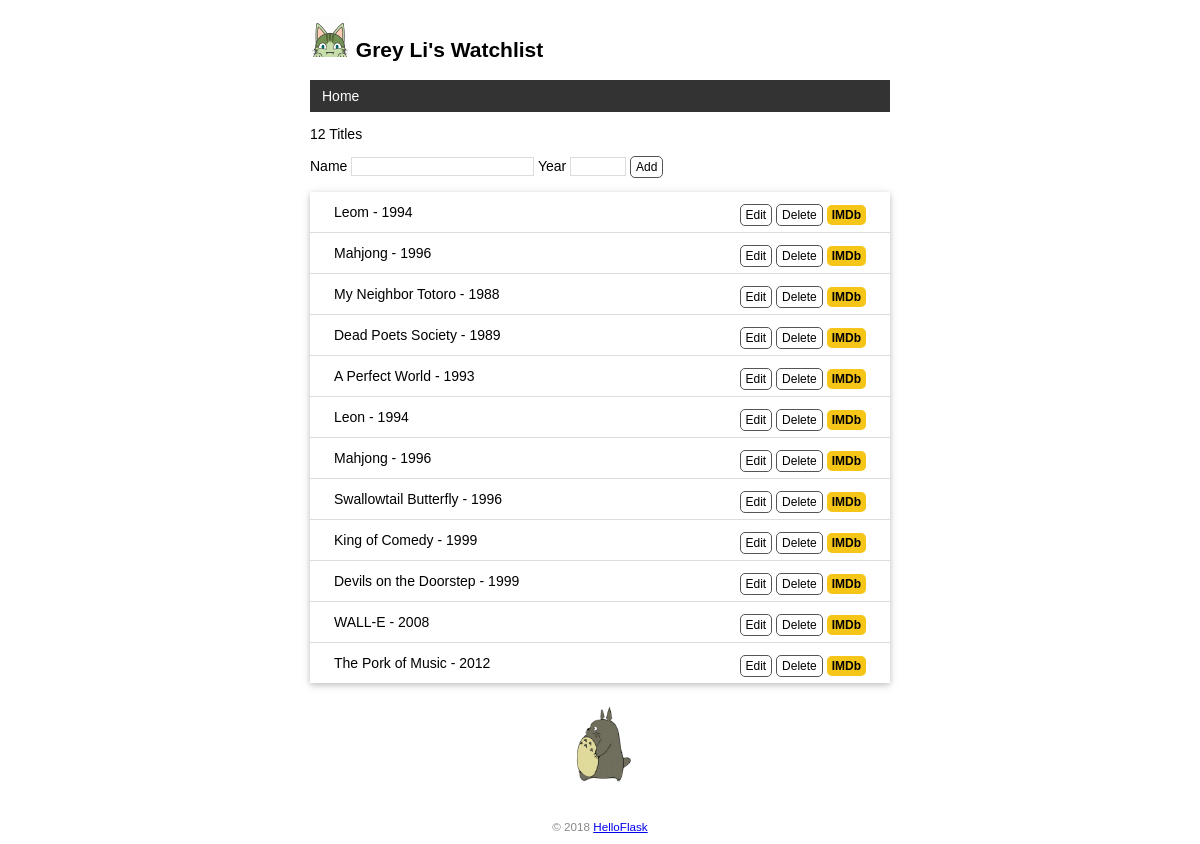
The page / on the database its author committed.
### app.py (models this page shows)
class User(db.Model):  # 表名将会是 user（自动生成，小写处理）
    id = db.Column(db.Integer, primary_key=True)  # 主键
    name = db.Column(db.String(20))  # 名字

class Movie(db.Model):  # 表名将会是 movie
    id = db.Column(db.Integer, primary_key=True)  # 主键
    title = db.Column(db.String(60))  # 电影标题
    year = db.Column(db.String(4))  # 电影年份

### app.py (the view, shortened to what this page needs)
@app.route("/", methods=['GET', 'POST'])
def index():
    movies = Movie.query.all()
    return render_template('index.html', movies=movies)

### app.py (called while the page is built)
@app.context_processor
def inject_user():
    user = User.query.first()
    return dict(user=user)

### templates/index.html
{% extends 'base.html' %}
{% block content %}
<p>{{ movies|length }} Titles</p>
<form method="post">
    Name <input type="text" name="title" autocomplete="off" required>
    Year <input type="text" name="year" autocomplete="off" required>
    <input class="btn" type="submit" name="submit" value="Add">
</form>
<ul class="movie-list">
    {% for movie in movies %}
    <li>
        {{ movie.title }} - {{ movie.year }}
        <span class="float-right">
            <a class="btn" href="{{ url_for('edit',movie_id=movie.id) }}">Edit</a>
            <form class="inline-form" method="post" action="{{ url_for('delete',movie_id=movie.id) }}">
                <input class="btn" type="submit" name="delete" value="Delete" onclick="return confirm('Are you sure?')">
            </form>
            <a class="imdb" href="https://www.imdb.com/find?q={{ movie.title }}" target="_blank"
               title="Find this movie in IMDb">IMDb</a>
        </span>
    </li>
    {% endfor %}
</ul>
<img alt="Walking Totoro" class="totoro" src="{{ url_for('static',filename='images/totoro.gif') }}" title="to~to~ro">
{% endblock %}

### templates/base.html (shortened to what this page needs)
<!DOCTYPE html>
<html lang="en">
<head>
    {% block head %}
    <link rel="stylesheet" href="{{ url_for('static', filename='style.css') }}" type="text/css">
    {% endblock %}
</head>
<body>
<h2>
    <img alt="Avatar" class="avatar" src="{{ url_for('static', filename='images/avatar.png') }}">
    {{ user.name }}'s Watchlist
</h2>
<nav>
    <ul>
        <li><a href="{{ url_for('index') }}">Home</a></li>
    </ul>
</nav>
{% block content %}{% endblock %}
<footer>
    <small>&copy; 2018 <a href="http://helloflask.com/tutorial">HelloFlask</a></small>
</footer>
</body>
</html>

### static/style.css (style rules this page uses)
body { margin: auto; max-width: 580px; font-size: 14px; font-family: Helvetica, Arial, sans-serif; }
.avatar { width: 40px; }
nav ul { list-style-type: none; margin: 0; padding: 0; overflow: hidden; background-color: #333; }
nav li { float: left; }
nav li a { display: block; color: white; text-align: center; padding: 8px 12px; text-decoration: none; }
input[type=submit] { font-family: inherit; }
input[type=text] { border: 1px solid #ddd; }
input[name=year] { width: 50px; }
.btn { font-size: 12px; padding: 3px 5px; text-decoration: none; cursor: pointer; background-color: white; color: black; border: 1px solid #555555; border-radius: 5px; }
.movie-list { list-style-type: none; padding: 0; margin-bottom: 10px; box-shadow: 0 2px 5px 0 rgba(0, 0, 0, 0.16), 0 2px 10px 0 rgba(0, 0, 0, 0.12); }
.movie-list li { padding: 12px 24px; border-bottom: 1px solid #ddd; }
.movie-list li:last-child { border-bottom:none; }
.float-right { float: right; }
.inline-form { display: inline; }
.imdb { font-size: 12px; font-weight: bold; color: black; text-decoration: none; background: #F5C518; border-radius: 5px; padding: 3px 5px; }
.totoro { display: block; margin: 0 auto; height: 100px; }
footer { color: #888; margin-top: 15px; text-align: center; padding: 10px; }

### rows shown on the page
User: name "Grey Li"
Movie: title "Leom", year "1994"
Movie: title "Mahjong", year "1996"
Movie: title "My Neighbor Totoro", year "1988"
Movie: title "Dead Poets Society", year "1989"
Movie: title "A Perfect World", year "1993"
Movie: title "Leon", year "1994"
Movie: title "Mahjong", year "1996"
Movie: title "Swallowtail Butterfly", year "1996"
Movie: title "King of Comedy", year "1999"
Movie: title "Devils on the Doorstep", year "1999"
Movie: title "WALL-E", year "2008"
Movie: title "The Pork of Music", year "2012"

### other values the page prints
{{ movies|length }} "12"
